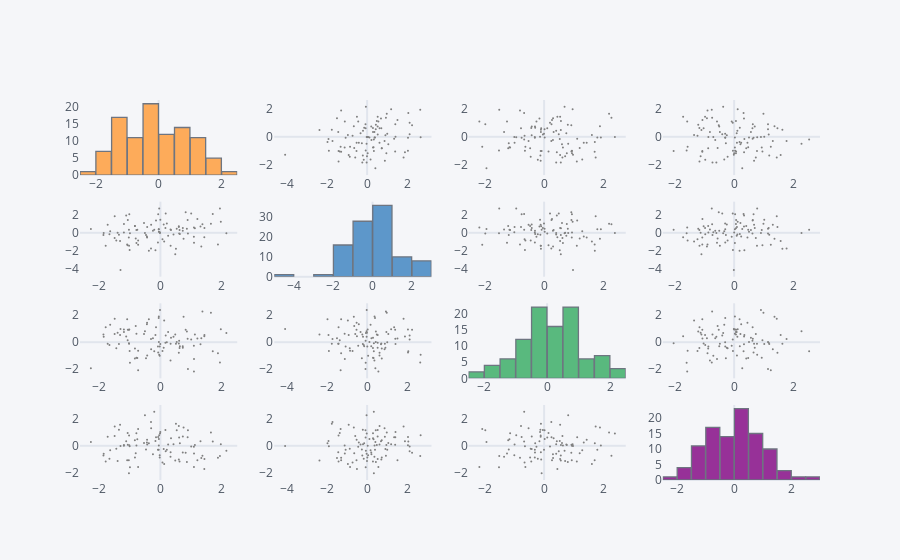

Notebook code cell kept with this figure:
### Markdown cell above
### vii. scatter_matrix()

Similar to `sns.pairplot()`

### Code cell
df1.scatter_matrix()
